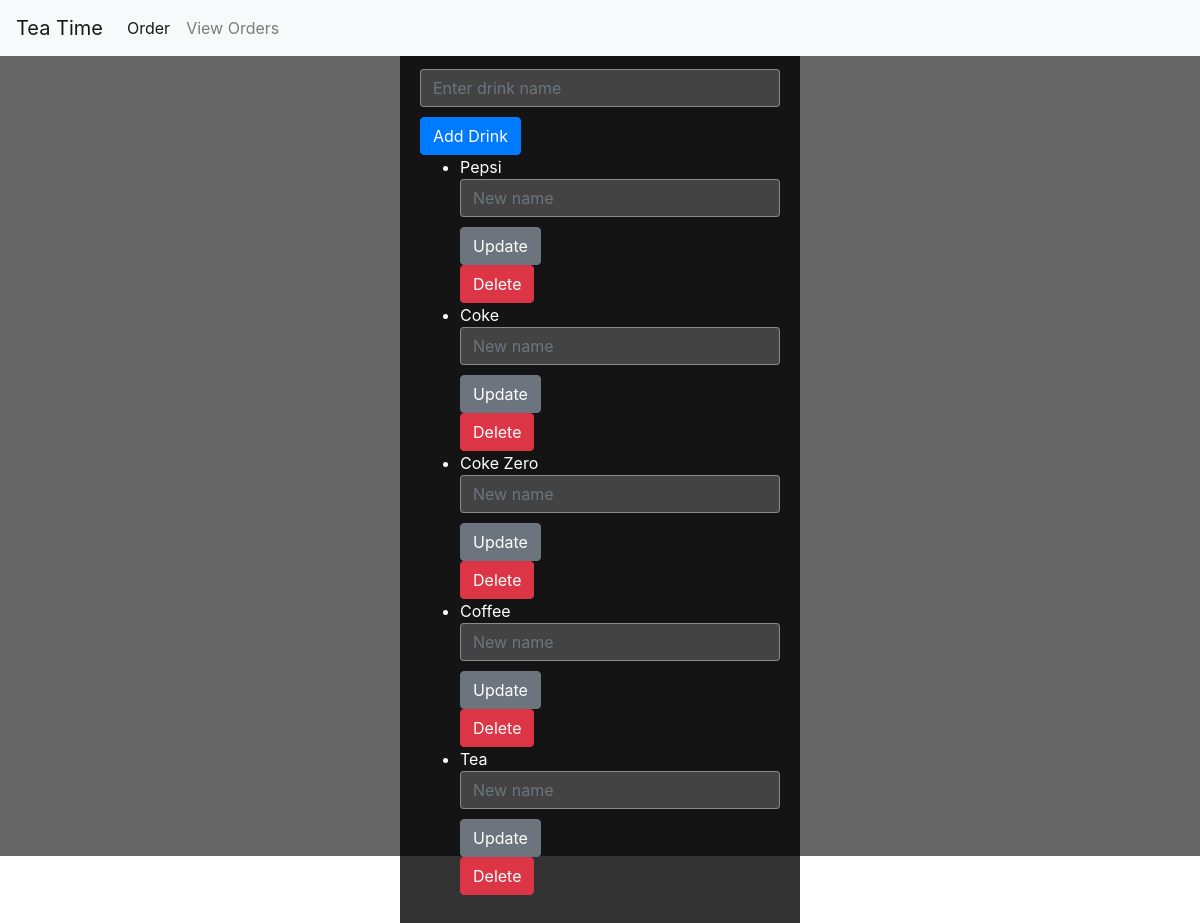
The app's page /admin_page/ with its own data.
### teaApp/models.py (models this page shows, shortened)
class Drink(models.Model):
    name = models.CharField(max_length=100)

### teaApp/views.py (the view)
# urls.py: path('admin_page/', views.admin_page, name='admin_page')
def admin_page(request):
    drinks = Drink.objects.all()  # Fetch the list of drinks from your model
    context = {'drinks': drinks}
    return render(request, 'admin_page.html', context)

### teaApp/templates/admin_page.html (shortened to what this page needs)
{% load static %}
<!DOCTYPE html>
<html>
<head>
  <link rel="stylesheet" href="https://maxcdn.bootstrapcdn.com/bootstrap/4.0.0/css/bootstrap.min.css">
  <link rel="stylesheet" href="{% static 'css/admin_style.css' %}">
</head>
<body>
<nav class="navbar navbar-expand-lg navbar-light bg-light">
  <a class="navbar-brand" href="#">Tea Time</a>
  <div class="collapse navbar-collapse" id="navbarNav">
    <ul class="navbar-nav">
      <li class="nav-item active">
        <a class="nav-link" href="#">Order</a>
      </li>
      <li class="nav-item">
        <a class="nav-link" href="{% url 'view_orders' %}">View Orders</a>
      </li>
    </ul>
  </div>
</nav>
<div class="centered-form">
  <div class="admin-card">
    <h1>Admin Panel</h1>
    <form method="post">
      <div class="form-group">
        <input type="text" class="form-control" name="name" placeholder="Enter drink name">
      </div>
      <button type="submit" class="btn btn-primary">Add Drink</button>
    </form>
    <ul>
      {% for drink in drinks %}
        <li>
          {{ drink.name }}
          <form method="post">
            <div class="form-group">
              <input type="text" class="form-control" name="new_name" placeholder="New name">
            </div>
            <button type="submit" class="btn btn-secondary">Update</button>
          </form>
          <form method="post">
            <button type="submit" class="btn btn-danger">Delete</button>
          </form>
        </li>
      {% endfor %}
    </ul>
  </div>
</div>
</body>
</html>

### static/css/admin_style.css (style rules this page uses)
.centered-form { display: flex; justify-content: center; align-items: center; height: 100vh; background-color: rgba(0, 0, 0, 0.6); }
.admin-card { background-color: rgba(0, 0, 0, 0.8); padding: 20px; color: #fff; width: 400px; }
.admin-card h1 { text-align: center; margin-bottom: 20px; }
.form-group { margin-bottom: 10px; }
.form-control { background-color: rgba(255, 255, 255, 0.2); border-color: rgba(255, 255, 255, 0.5); color: #fff; }
.btn-primary { background-color: #007bff; border-color: #007bff; }
.btn-secondary { background-color: #6c757d; border-color: #6c757d; }
.btn-danger { background-color: #dc3545; border-color: #dc3545; }

### records on screen
Drink: name "Pepsi"
Drink: name "Coke"
Drink: name "Coke Zero"
Drink: name "Coffee"
Drink: name "Tea"
